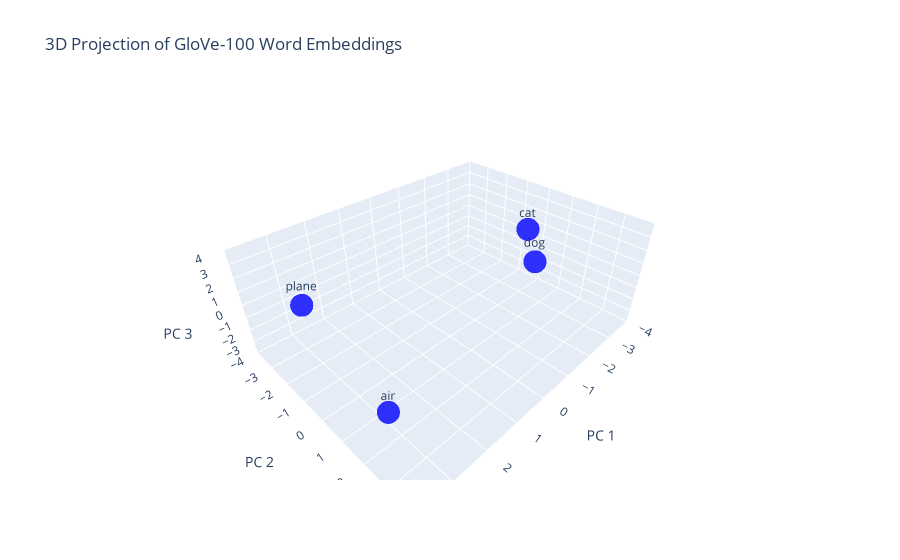

Notebook cell for this chart:
### Code cell
from sklearn.decomposition import PCA

# Get the 100-dimensional embeddings for the words from wv100
words_to_plot = ["dog", "cat", "plane", "air"]
embeddings_100d = np.array([wv100[word] for word in words_to_plot])

# Use PCA to reduce from 100 dimensions to 3 dimensions for visualization

pca = PCA(n_components=3)
embeddings_3d = pca.fit_transform(embeddings_100d)

# Create 3D scatter plot
fig_wv100 = go.Figure(data=[go.Scatter3d(
    x=embeddings_3d[:, 0],
    y=embeddings_3d[:, 1],
    z=embeddings_3d[:, 2],
    mode='markers+text',
    text=words_to_plot,
    textposition='top center',
    marker=dict(
        size=8,
        color='blue',
        opacity=0.8
    )
)])

fig_wv100.update_layout(
    title="3D Projection of GloVe-100 Word Embeddings",
    scene=dict(
        xaxis_title='PC 1',
        yaxis_title='PC 2',
        zaxis_title='PC 3',
        xaxis=dict(nticks=10, range=[-4, 4]),
        yaxis=dict(nticks=10, range=[-4, 4]),
        zaxis=dict(nticks=10, range=[-4, 4]),
    )
)

fig_wv100.show()

### Figure 1 — Plotly figure (JSON) as saved in the notebook; plotly's stock layout.template omitted (floating-point values rounded to 4 significant figures)
{"data": [{"marker": {"color": "blue", "opacity": 0.8, "size": 8}, "mode": "markers+text", "text": ["dog", "cat", "plane", "air"], "textposition": "top center", "type": "scatter3d", "x": [-3.322, -3.189, 2.955, 3.555], "y": [0.3029, -0.06188, -2.775, 2.534], "z": [-1.309, 1.344, -0.1072, 0.07184]}], "layout": {"scene": {"xaxis": {"nticks": 10, "range": [-4, 4], "title": {"text": "PC 1"}}, "yaxis": {"nticks": 10, "range": [-4, 4], "title": {"text": "PC 2"}}, "zaxis": {"nticks": 10, "range": [-4, 4], "title": {"text": "PC 3"}}}, "title": {"text": "3D Projection of GloVe-100 Word Embeddings"}}}
